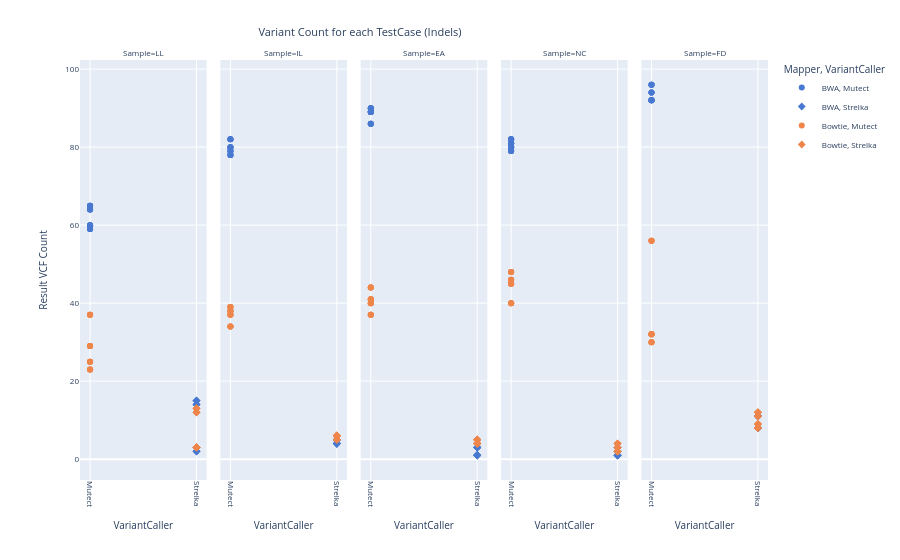

The notebook cell saved with this chart:
### Markdown cell above
### 6- Plotting All Variant Counts based on their 'Mapper, Variant Callers' and 'Centers' (Indels)

### Code cell
# figure’ler için dizin
fig_path = "Önemli Figureler/"
os.makedirs(fig_path, exist_ok=True)

# 1) Stil paleti
palette = sns.color_palette("muted").as_hex()

# 2) Scatter facet plot
fig = px.scatter(
    vcfcomparison_df_full_indels,
    x="VariantCaller",
    y="Result VCF Count",
    color="Mapper",
    symbol="VariantCaller",
    facet_col="Sample",
    hover_data=["Environment", "TestCaseNo"],
    color_discrete_sequence=palette
).update_layout(
    title={
        "y": 0.95,
        "x": 0.4,
        "xanchor": "center",
        "yanchor": "top"
    },
    showlegend=True,
    title_text="Variant Count for each TestCase (Indels)",
    font=dict(size=8)
)

fig.update_traces(marker=dict(size=6))
fig.update_xaxes(tickangle=90)

# 3) Kaydet: hem PNG hem PDF
png_file = os.path.join(fig_path, "variant_count_testcase_indels.png")
pdf_file = os.path.join(fig_path, "variant_count_testcase_indels.pdf")
fig.write_image(png_file, format="png", scale=2)
fig.write_image(pdf_file, format="pdf", scale=2)

print(f"Saved PNG to {png_file}")
print(f"Saved PDF to {pdf_file}")

fig.show()

### Figure 1 — Plotly figure (JSON) as saved in the notebook; plotly's stock layout.template omitted (floating-point values rounded to 4 significant figures)
{"data": [{"customdata": [["Uhem + COSAP", "TestCase 1"], ["Uhem + COSAP", "TestCase 5"], ["Uhem + COSAP", "TestCase 9"], ["Uhem + COSAP", "TestCase 13"], ["Uhem + COSAP", "TestCase 17"], ["Uhem + COSAP", "TestCase 21"], ["Uhem + COSAP", "TestCase 25"], ["Uhem + COSAP", "TestCase 29"], ["Altay + COSAP", "TestCase 33"], ["Altay + COSAP", "TestCase 37"], ["Altay + COSAP", "TestCase 41"], ["Altay + COSAP", "TestCase 45"], ["Altay + COSAP", "TestCase 49"], ["Altay + COSAP", "TestCase 53"], ["Altay + COSAP", "TestCase 57"], ["Altay + COSAP", "TestCase 61"]], "hovertemplate": "Mapper=BWA<br>VariantCaller=%{x}<br>Sample=LL<br>Result VCF Count=%{y}<br>Environment=%{customdata[0]}<br>TestCaseNo=%{customdata[1]}<extra></extra>", "legendgroup": "BWA, Mutect", "marker": {"color": "#4878d0", "size": 6, "symbol": "circle"}, "mode": "markers", "name": "BWA, Mutect", "orientation": "v", "showlegend": true, "type": "scatter", "x": ["Mutect", "Mutect", "Mutect", "Mutect", "Mutect", "Mutect", "Mutect", "Mutect", "Mutect", "Mutect", "Mutect", "Mutect", "Mutect", "Mutect", "Mutect", "Mutect"], "xaxis": "x", "y": [59, 60, 65, 64, 59, 60, 65, 64, 59, 60, 65, 64, 59, 60, 65, 64], "yaxis": "y"}, {"customdata": [["Uhem + COSAP", "TestCase 65"], ["Uhem + COSAP", "TestCase 69"], ["Uhem + COSAP", "TestCase 73"], ["Uhem + COSAP", "TestCase 77"], ["Uhem + COSAP", "TestCase 81"], ["Uhem + COSAP", "TestCase 85"], ["Uhem + COSAP", "TestCase 89"], ["Uhem + COSAP", "TestCase 93"], ["Altay + COSAP", "TestCase 97"], ["Altay + COSAP", "TestCase 101"], ["Altay + COSAP", "TestCase 105"], ["Altay + COSAP", "TestCase 109"], ["Altay + COSAP", "TestCase 113"], ["Altay + COSAP", "TestCase 117"], ["Altay + COSAP", "TestCase 121"], ["Altay + COSAP", "TestCase 125"]], "hovertemplate": "Mapper=BWA<br>VariantCaller=%{x}<br>Sample=IL<br>Result VCF Count=%{y}<br>Environment=%{customdata[0]}<br>TestCaseNo=%{customdata[1]}<extra></extra>", "legendgroup": "BWA, Mutect", "marker": {"color": "#4878d0", "size": 6, "symbol": "circle"}, "mode": "markers", "name": "BWA, Mutect", "orientation": "v", "showlegend": false, "type": "scatter", "x": ["Mutect", "Mutect", "Mutect", "Mutect", "Mutect", "Mutect", "Mutect", "Mutect", "Mutect", "Mutect", "Mutect", "Mutect", "Mutect", "Mutect", "Mutect", "Mutect"], "xaxis": "x2", "y": [82, 78, 80, 79, 82, 78, 80, 79, 82, 78, 80, 79, 82, 78, 80, 79], "yaxis": "y2"}, {"customdata": [["Uhem + COSAP", "TestCase 129"], ["Uhem + COSAP", "TestCase 133"], ["Uhem + COSAP", "TestCase 137"], ["Uhem + COSAP", "TestCase 141"], ["Uhem + COSAP", "TestCase 145"], ["Uhem + COSAP", "TestCase 149"], ["Uhem + COSAP", "TestCase 153"], ["Uhem + COSAP", "TestCase 157"], ["Altay + COSAP", "TestCase 161"], ["Altay + COSAP", "TestCase 165"], ["Altay + COSAP", "TestCase 169"], ["Altay + COSAP", "TestCase 173"], ["Altay + COSAP", "TestCase 177"], ["Altay + COSAP", "TestCase 181"], ["Altay + COSAP", "TestCase 185"], ["Altay + COSAP", "TestCase 189"]], "hovertemplate": "Mapper=BWA<br>VariantCaller=%{x}<br>Sample=EA<br>Result VCF Count=%{y}<br>Environment=%{customdata[0]}<br>TestCaseNo=%{customdata[1]}<extra></extra>", "legendgroup": "BWA, Mutect", "marker": {"color": "#4878d0", "size": 6, "symbol": "circle"}, "mode": "markers", "name": "BWA, Mutect", "orientation": "v", "showlegend": false, "type": "scatter", "x": ["Mutect", "Mutect", "Mutect", "Mutect", "Mutect", "Mutect", "Mutect", "Mutect", "Mutect", "Mutect", "Mutect", "Mutect", "Mutect", "Mutect", "Mutect", "Mutect"], "xaxis": "x3", "y": [89, 86, 89, 90, 89, 86, 89, 90, 89, 86, 89, 90, 89, 86, 89, 90], "yaxis": "y3"}, {"customdata": [["Uhem + COSAP", "TestCase 193"], ["Uhem + COSAP", "TestCase 197"], ["Uhem + COSAP", "TestCase 201"], ["Uhem + COSAP", "TestCase 205"], ["Uhem + COSAP", "TestCase 209"], ["Uhem + COSAP", "TestCase 213"], ["Uhem + COSAP", "TestCase 217"], ["Uhem + COSAP", "TestCase 221"], ["Altay + COSAP", "TestCase 225"], ["Altay + COSAP", "TestCase 229"], ["Altay + COSAP", "TestCase 233"], ["Altay + COSAP", "TestCase 237"], ["Altay + COSAP", "TestCase 241"], ["Altay + COSAP", "TestCase 245"], ["Altay + COSAP", "TestCase 249"], ["Altay + COSAP", "TestCase 253"]], "hovertemplate": "Mapper=BWA<br>VariantCaller=%{x}<br>Sample=NC<br>Result VCF Count=%{y}<br>Environment=%{customdata[0]}<br>TestCaseNo=%{customdata[1]}<extra></extra>", "legendgroup": "BWA, Mutect", "marker": {"color": "#4878d0", "size": 6, "symbol": "circle"}, "mode": "markers", "name": "BWA, Mutect", "orientation": "v", "showlegend": false, "type": "scatter", "x": ["Mutect", "Mutect", "Mutect", "Mutect", "Mutect", "Mutect", "Mutect", "Mutect", "Mutect", "Mutect", "Mutect", "Mutect", "Mutect", "Mutect", "Mutect", "Mutect"], "xaxis": "x4", "y": [81, 82, 79, 80, 81, 82, 79, 80, 81, 82, 79, 80, 81, 82, 79, 80], "yaxis": "y4"}, {"customdata": [["Uhem + COSAP", "TestCase 257"], ["Uhem + COSAP", "TestCase 261"], ["Uhem + COSAP", "TestCase 265"], ["Uhem + COSAP", "TestCase 269"], ["Uhem + COSAP", "TestCase 273"], ["Uhem + COSAP", "TestCase 277"], ["Uhem + COSAP", "TestCase 281"], ["Uhem + COSAP", "TestCase 285"], ["Altay + COSAP", "TestCase 289"], ["Altay + COSAP", "TestCase 293"], ["Altay + COSAP", "TestCase 297"], ["Altay + COSAP", "TestCase 301"], ["Altay + COSAP", "TestCase 305"], ["Altay + COSAP", "TestCase 309"], ["Altay + COSAP", "TestCase 313"], ["Altay + COSAP", "TestCase 317"]], "hovertemplate": "Mapper=BWA<br>VariantCaller=%{x}<br>Sample=FD<br>Result VCF Count=%{y}<br>Environment=%{customdata[0]}<br>TestCaseNo=%{customdata[1]}<extra></extra>", "legendgroup": "BWA, Mutect", "marker": {"color": "#4878d0", "size": 6, "symbol": "circle"}, "mode": "markers", "name": "BWA, Mutect", "orientation": "v", "showlegend": false, "type": "scatter", "x": ["Mutect", "Mutect", "Mutect", "Mutect", "Mutect", "Mutect", "Mutect", "Mutect", "Mutect", "Mutect", "Mutect", "Mutect", "Mutect", "Mutect", "Mutect", "Mutect"], "xaxis": "x5", "y": [94, 92, 96, 92, 94, 92, 96, 92, 94, 92, 96, 92, 94, 92, 96, 92], "yaxis": "y5"}, {"customdata": [["Uhem + COSAP", "TestCase 2"], ["Uhem + COSAP", "TestCase 6"], ["Uhem + COSAP", "TestCase 10"], ["Uhem + COSAP", "TestCase 14"], ["Uhem + COSAP", "TestCase 18"], ["Uhem + COSAP", "TestCase 22"], ["Uhem + COSAP", "TestCase 26"], ["Uhem + COSAP", "TestCase 30"], ["Altay + COSAP", "TestCase 34"], ["Altay + COSAP", "TestCase 38"], ["Altay + COSAP", "TestCase 42"], ["Altay + COSAP", "TestCase 46"], ["Altay + COSAP", "TestCase 50"], ["Altay + COSAP", "TestCase 54"], ["Altay + COSAP", "TestCase 58"], ["Altay + COSAP", "TestCase 62"]], "hovertemplate": "Mapper=BWA<br>VariantCaller=%{x}<br>Sample=LL<br>Result VCF Count=%{y}<br>Environment=%{customdata[0]}<br>TestCaseNo=%{customdata[1]}<extra></extra>", "legendgroup": "BWA, Strelka", "marker": {"color": "#4878d0", "size": 6, "symbol": "diamond"}, "mode": "markers", "name": "BWA, Strelka", "orientation": "v", "showlegend": true, "type": "scatter", "x": ["Strelka", "Strelka", "Strelka", "Strelka", "Strelka", "Strelka", "Strelka", "Strelka", "Strelka", "Strelka", "Strelka", "Strelka", "Strelka", "Strelka", "Strelka", "Strelka"], "xaxis": "x", "y": [15, 14, 3, 2, 15, 14, 3, 2, 15, 14, 3, 2, 15, 14, 3, 2], "yaxis": "y"}, {"customdata": [["Uhem + COSAP", "TestCase 66"], ["Uhem + COSAP", "TestCase 70"], ["Uhem + COSAP", "TestCase 74"], ["Uhem + COSAP", "TestCase 78"], ["Uhem + COSAP", "TestCase 82"], ["Uhem + COSAP", "TestCase 86"], ["Uhem + COSAP", "TestCase 90"], ["Uhem + COSAP", "TestCase 94"], ["Altay + COSAP", "TestCase 98"], ["Altay + COSAP", "TestCase 102"], ["Altay + COSAP", "TestCase 106"], ["Altay + COSAP", "TestCase 110"], ["Altay + COSAP", "TestCase 114"], ["Altay + COSAP", "TestCase 118"], ["Altay + COSAP", "TestCase 122"], ["Altay + COSAP", "TestCase 126"]], "hovertemplate": "Mapper=BWA<br>VariantCaller=%{x}<br>Sample=IL<br>Result VCF Count=%{y}<br>Environment=%{customdata[0]}<br>TestCaseNo=%{customdata[1]}<extra></extra>", "legendgroup": "BWA, Strelka", "marker": {"color": "#4878d0", "size": 6, "symbol": "diamond"}, "mode": "markers", "name": "BWA, Strelka", "orientation": "v", "showlegend": false, "type": "scatter", "x": ["Strelka", "Strelka", "Strelka", "Strelka", "Strelka", "Strelka", "Strelka", "Strelka", "Strelka", "Strelka", "Strelka", "Strelka", "Strelka", "Strelka", "Strelka", "Strelka"], "xaxis": "x2", "y": [5, 5, 4, 4, 5, 5, 4, 4, 5, 5, 4, 4, 5, 5, 4, 4], "yaxis": "y2"}, {"customdata": [["Uhem + COSAP", "TestCase 130"], ["Uhem + COSAP", "TestCase 134"], ["Uhem + COSAP", "TestCase 138"], ["Uhem + COSAP", "TestCase 142"], ["Uhem + COSAP", "TestCase 146"], ["Uhem + COSAP", "TestCase 150"], ["Uhem + COSAP", "TestCase 154"], ["Uhem + COSAP", "TestCase 158"], ["Altay + COSAP", "TestCase 162"], ["Altay + COSAP", "TestCase 166"], ["Altay + COSAP", "TestCase 170"], ["Altay + COSAP", "TestCase 174"], ["Altay + COSAP", "TestCase 178"], ["Altay + COSAP", "TestCase 182"], ["Altay + COSAP", "TestCase 186"], ["Altay + COSAP", "TestCase 190"]], "hovertemplate": "Mapper=BWA<br>VariantCaller=%{x}<br>Sample=EA<br>Result VCF Count=%{y}<br>Environment=%{customdata[0]}<br>TestCaseNo=%{customdata[1]}<extra></extra>", "legendgroup": "BWA, Strelka", "marker": {"color": "#4878d0", "size": 6, "symbol": "diamond"}, "mode": "markers", "name": "BWA, Strelka", "orientation": "v", "showlegend": false, "type": "scatter", "x": ["Strelka", "Strelka", "Strelka", "Strelka", "Strelka", "Strelka", "Strelka", "Strelka", "Strelka", "Strelka", "Strelka", "Strelka", "Strelka", "Strelka", "Strelka", "Strelka"], "xaxis": "x3", "y": [3, 3, 1, 1, 3, 3, 1, 1, 3, 3, 1, 1, 3, 3, 1, 1], "yaxis": "y3"}, {"customdata": [["Uhem + COSAP", "TestCase 194"], ["Uhem + COSAP", "TestCase 198"], ["Uhem + COSAP", "TestCase 202"], ["Uhem + COSAP", "TestCase 206"], ["Uhem + COSAP", "TestCase 210"], ["Uhem + COSAP", "TestCase 214"], ["Uhem + COSAP", "TestCase 218"], ["Uhem + COSAP", "TestCase 222"], ["Altay + COSAP", "TestCase 226"], ["Altay + COSAP", "TestCase 230"], ["Altay + COSAP", "TestCase 234"], ["Altay + COSAP", "TestCase 238"], ["Altay + COSAP", "TestCase 242"], ["Altay + COSAP", "TestCase 246"], ["Altay + COSAP", "TestCase 250"], ["Altay + COSAP", "TestCase 254"]], "hovertemplate": "Mapper=BWA<br>VariantCaller=%{x}<br>Sample=NC<br>Result VCF Count=%{y}<br>Environment=%{customdata[0]}<br>TestCaseNo=%{customdata[1]}<extra></extra>", "legendgroup": "BWA, Strelka", "marker": {"color": "#4878d0", "size": 6, "symbol": "diamond"}, "mode": "markers", "name": "BWA, Strelka", "orientation": "v", "showlegend": false, "type": "scatter", "x": ["Strelka", "Strelka", "Strelka", "Strelka", "Strelka", "Strelka", "Strelka", "Strelka", "Strelka", "Strelka", "Strelka", "Strelka", "Strelka", "Strelka", "Strelka", "Strelka"], "xaxis": "x4", "y": [3, 2, 1, 1, 3, 2, 1, 1, 3, 2, 1, 1, 3, 2, 1, 1], "yaxis": "y4"}, {"customdata": [["Uhem + COSAP", "TestCase 258"], ["Uhem + COSAP", "TestCase 262"], ["Uhem + COSAP", "TestCase 266"], ["Uhem + COSAP", "TestCase 270"], ["Uhem + COSAP", "TestCase 274"], ["Uhem + COSAP", "TestCase 278"], ["Uhem + COSAP", "TestCase 282"], ["Uhem + COSAP", "TestCase 286"], ["Altay + COSAP", "TestCase 290"], ["Altay + COSAP", "TestCase 294"], ["Altay + COSAP", "TestCase 298"], ["Altay + COSAP", "TestCase 302"], ["Altay + COSAP", "TestCase 306"], ["Altay + COSAP", "TestCase 310"], ["Altay + COSAP", "TestCase 314"], ["Altay + COSAP", "TestCase 318"]], "hovertemplate": "Mapper=BWA<br>VariantCaller=%{x}<br>Sample=FD<br>Result VCF Count=%{y}<br>Environment=%{customdata[0]}<br>TestCaseNo=%{customdata[1]}<extra></extra>", "legendgroup": "BWA, Strelka", "marker": {"color": "#4878d0", "size": 6, "symbol": "diamond"}, "mode": "markers", "name": "BWA, Strelka", "orientation": "v", "showlegend": false, "type": "scatter", "x": ["Strelka", "Strelka", "Strelka", "Strelka", "Strelka", "Strelka", "Strelka", "Strelka", "Strelka", "Strelka", "Strelka", "Strelka", "Strelka", "Strelka", "Strelka", "Strelka"], "xaxis": "x5", "y": [11, 11, 8, 8, 11, 11, 8, 8, 11, 11, 8, 8, 11, 11, 8, 8], "yaxis": "y5"}, {"customdata": [["Uhem + COSAP", "TestCase 3"], ["Uhem + COSAP", "TestCase 7"], ["Uhem + COSAP", "TestCase 11"], ["Uhem + COSAP", "TestCase 15"], ["Uhem + COSAP", "TestCase 19"], ["Uhem + COSAP", "TestCase 23"], ["Uhem + COSAP", "TestCase 27"], ["Uhem + COSAP", "TestCase 31"], ["Altay + COSAP", "TestCase 35"], ["Altay + COSAP", "TestCase 39"], ["Altay + COSAP", "TestCase 43"], ["Altay + COSAP", "TestCase 47"], ["Altay + COSAP", "TestCase 51"], ["Altay + COSAP", "TestCase 55"], ["Altay + COSAP", "TestCase 59"], ["Altay + COSAP", "TestCase 63"]], "hovertemplate": "Mapper=Bowtie<br>VariantCaller=%{x}<br>Sample=LL<br>Result VCF Count=%{y}<br>Environment=%{customdata[0]}<br>TestCaseNo=%{customdata[1]}<extra></extra>", "legendgroup": "Bowtie, Mutect", "marker": {"color": "#ee854a", "size": 6, "symbol": "circle"}, "mode": "markers", "name": "Bowtie, Mutect", "orientation": "v", "showlegend": true, "type": "scatter", "x": ["Mutect", "Mutect", "Mutect", "Mutect", "Mutect", "Mutect", "Mutect", "Mutect", "Mutect", "Mutect", "Mutect", "Mutect", "Mutect", "Mutect", "Mutect", "Mutect"], "xaxis": "x", "y": [25, 23, 29, 37, 25, 23, 29, 37, 25, 23, 29, 37, 25, 23, 29, 37], "yaxis": "y"}, {"customdata": [["Uhem + COSAP", "TestCase 67"], ["Uhem + COSAP", "TestCase 71"], ["Uhem + COSAP", "TestCase 75"], ["Uhem + COSAP", "TestCase 79"], ["Uhem + COSAP", "TestCase 83"], ["Uhem + COSAP", "TestCase 87"], ["Uhem + COSAP", "TestCase 91"], ["Uhem + COSAP", "TestCase 95"], ["Altay + COSAP", "TestCase 99"], ["Altay + COSAP", "TestCase 103"], ["Altay + COSAP", "TestCase 107"], ["Altay + COSAP", "TestCase 111"], ["Altay + COSAP", "TestCase 115"], ["Altay + COSAP", "TestCase 119"], ["Altay + COSAP", "TestCase 123"], ["Altay + COSAP", "TestCase 127"]], "hovertemplate": "Mapper=Bowtie<br>VariantCaller=%{x}<br>Sample=IL<br>Result VCF Count=%{y}<br>Environment=%{customdata[0]}<br>TestCaseNo=%{customdata[1]}<extra></extra>", "legendgroup": "Bowtie, Mutect", "marker": {"color": "#ee854a", "size": 6, "symbol": "circle"}, "mode": "markers", "name": "Bowtie, Mutect", "orientation": "v", "showlegend": false, "type": "scatter", "x": ["Mutect", "Mutect", "Mutect", "Mutect", "Mutect", "Mutect", "Mutect", "Mutect", "Mutect", "Mutect", "Mutect", "Mutect", "Mutect", "Mutect", "Mutect", "Mutect"], "xaxis": "x2", "y": [39, 38, 37, 34, 39, 38, 37, 34, 39, 38, 37, 34, 39, 38, 37, 34], "yaxis": "y2"}, {"customdata": [["Uhem + COSAP", "TestCase 131"], ["Uhem + COSAP", "TestCase 135"], ["Uhem + COSAP", "TestCase 139"], ["Uhem + COSAP", "TestCase 143"], ["Uhem + COSAP", "TestCase 147"], ["Uhem + COSAP", "TestCase 151"], ["Uhem + COSAP", "TestCase 155"], ["Uhem + COSAP", "TestCase 159"], ["Altay + COSAP", "TestCase 163"], ["Altay + COSAP", "TestCase 167"], ["Altay + COSAP", "TestCase 171"], ["Altay + COSAP", "TestCase 175"], ["Altay + COSAP", "TestCase 179"], ["Altay + COSAP", "TestCase 183"], ["Altay + COSAP", "TestCase 187"], ["Altay + COSAP", "TestCase 191"]], "hovertemplate": "Mapper=Bowtie<br>VariantCaller=%{x}<br>Sample=EA<br>Result VCF Count=%{y}<br>Environment=%{customdata[0]}<br>TestCaseNo=%{customdata[1]}<extra></extra>", "legendgroup": "Bowtie, Mutect", "marker": {"color": "#ee854a", "size": 6, "symbol": "circle"}, "mode": "markers", "name": "Bowtie, Mutect", "orientation": "v", "showlegend": false, "type": "scatter", "x": ["Mutect", "Mutect", "Mutect", "Mutect", "Mutect", "Mutect", "Mutect", "Mutect", "Mutect", "Mutect", "Mutect", "Mutect", "Mutect", "Mutect", "Mutect", "Mutect"], "xaxis": "x3", "y": [41, 40, 37, 44, 41, 40, 37, 44, 41, 40, 37, 44, 41, 40, 37, 44], "yaxis": "y3"}, {"customdata": [["Uhem + COSAP", "TestCase 195"], ["Uhem + COSAP", "TestCase 199"], ["Uhem + COSAP", "TestCase 203"], ["Uhem + COSAP", "TestCase 207"], ["Uhem + COSAP", "TestCase 211"], ["Uhem + COSAP", "TestCase 215"], ["Uhem + COSAP", "TestCase 219"], ["Uhem + COSAP", "TestCase 223"], ["Altay + COSAP", "TestCase 227"], ["Altay + COSAP", "TestCase 231"], ["Altay + COSAP", "TestCase 235"], ["Altay + COSAP", "TestCase 239"], ["Altay + COSAP", "TestCase 243"], ["Altay + COSAP", "TestCase 247"], ["Altay + COSAP", "TestCase 251"], ["Altay + COSAP", "TestCase 255"]], "hovertemplate": "Mapper=Bowtie<br>VariantCaller=%{x}<br>Sample=NC<br>Result VCF Count=%{y}<br>Environment=%{customdata[0]}<br>TestCaseNo=%{customdata[1]}<extra></extra>", "legendgroup": "Bowtie, Mutect", "marker": {"color": "#ee854a", "size": 6, "symbol": "circle"}, "mode": "markers", "name": "Bowtie, Mutect", "orientation": "v", "showlegend": false, "type": "scatter", "x": ["Mutect", "Mutect", "Mutect", "Mutect", "Mutect", "Mutect", "Mutect", "Mutect", "Mutect", "Mutect", "Mutect", "Mutect", "Mutect", "Mutect", "Mutect", "Mutect"], "xaxis": "x4", "y": [45, 46, 40, 48, 45, 46, 40, 48, 45, 46, 40, 48, 45, 46, 40, 48], "yaxis": "y4"}, {"customdata": [["Uhem + COSAP", "TestCase 259"], ["Uhem + COSAP", "TestCase 263"], ["Uhem + COSAP", "TestCase 267"], ["Uhem + COSAP", "TestCase 271"], ["Uhem + COSAP", "TestCase 275"], ["Uhem + COSAP", "TestCase 279"], ["Uhem + COSAP", "TestCase 283"], ["Uhem + COSAP", "TestCase 287"], ["Altay + COSAP", "TestCase 291"], ["Altay + COSAP", "TestCase 295"], ["Altay + COSAP", "TestCase 299"], ["Altay + COSAP", "TestCase 303"], ["Altay + COSAP", "TestCase 307"], ["Altay + COSAP", "TestCase 311"], ["Altay + COSAP", "TestCase 315"], ["Altay + COSAP", "TestCase 319"]], "hovertemplate": "Mapper=Bowtie<br>VariantCaller=%{x}<br>Sample=FD<br>Result VCF Count=%{y}<br>Environment=%{customdata[0]}<br>TestCaseNo=%{customdata[1]}<extra></extra>", "legendgroup": "Bowtie, Mutect", "marker": {"color": "#ee854a", "size": 6, "symbol": "circle"}, "mode": "markers", "name": "Bowtie, Mutect", "orientation": "v", "showlegend": false, "type": "scatter", "x": ["Mutect", "Mutect", "Mutect", "Mutect", "Mutect", "Mutect", "Mutect", "Mutect", "Mutect", "Mutect", "Mutect", "Mutect", "Mutect", "Mutect", "Mutect", "Mutect"], "xaxis": "x5", "y": [32, 32, 30, 56, 32, 32, 30, 56, 32, 32, 30, 56, 32, 32, 30, 56], "yaxis": "y5"}, {"customdata": [["Uhem + COSAP", "TestCase 4"], ["Uhem + COSAP", "TestCase 8"], ["Uhem + COSAP", "TestCase 12"], ["Uhem + COSAP", "TestCase 16"], ["Uhem + COSAP", "TestCase 20"], ["Uhem + COSAP", "TestCase 24"], ["Uhem + COSAP", "TestCase 28"], ["Uhem + COSAP", "TestCase 32"], ["Altay + COSAP", "TestCase 36"], ["Altay + COSAP", "TestCase 40"], ["Altay + COSAP", "TestCase 44"], ["Altay + COSAP", "TestCase 48"], ["Altay + COSAP", "TestCase 52"], ["Altay + COSAP", "TestCase 56"], ["Altay + COSAP", "TestCase 60"], ["Altay + COSAP", "TestCase 64"]], "hovertemplate": "Mapper=Bowtie<br>VariantCaller=%{x}<br>Sample=LL<br>Result VCF Count=%{y}<br>Environment=%{customdata[0]}<br>TestCaseNo=%{customdata[1]}<extra></extra>", "legendgroup": "Bowtie, Strelka", "marker": {"color": "#ee854a", "size": 6, "symbol": "diamond"}, "mode": "markers", "name": "Bowtie, Strelka", "orientation": "v", "showlegend": true, "type": "scatter", "x": ["Strelka", "Strelka", "Strelka", "Strelka", "Strelka", "Strelka", "Strelka", "Strelka", "Strelka", "Strelka", "Strelka", "Strelka", "Strelka", "Strelka", "Strelka", "Strelka"], "xaxis": "x", "y": [13, 12, 3, 3, 13, 12, 3, 3, 13, 12, 3, 3, 13, 12, 3, 3], "yaxis": "y"}, {"customdata": [["Uhem + COSAP", "TestCase 68"], ["Uhem + COSAP", "TestCase 72"], ["Uhem + COSAP", "TestCase 76"], ["Uhem + COSAP", "TestCase 80"], ["Uhem + COSAP", "TestCase 84"], ["Uhem + COSAP", "TestCase 88"], ["Uhem + COSAP", "TestCase 92"], ["Uhem + COSAP", "TestCase 96"], ["Altay + COSAP", "TestCase 100"], ["Altay + COSAP", "TestCase 104"], ["Altay + COSAP", "TestCase 108"], ["Altay + COSAP", "TestCase 112"], ["Altay + COSAP", "TestCase 116"], ["Altay + COSAP", "TestCase 120"], ["Altay + COSAP", "TestCase 124"], ["Altay + COSAP", "TestCase 128"]], "hovertemplate": "Mapper=Bowtie<br>VariantCaller=%{x}<br>Sample=IL<br>Result VCF Count=%{y}<br>Environment=%{customdata[0]}<br>TestCaseNo=%{customdata[1]}<extra></extra>", "legendgroup": "Bowtie, Strelka", "marker": {"color": "#ee854a", "size": 6, "symbol": "diamond"}, "mode": "markers", "name": "Bowtie, Strelka", "orientation": "v", "showlegend": false, "type": "scatter", "x": ["Strelka", "Strelka", "Strelka", "Strelka", "Strelka", "Strelka", "Strelka", "Strelka", "Strelka", "Strelka", "Strelka", "Strelka", "Strelka", "Strelka", "Strelka", "Strelka"], "xaxis": "x2", "y": [6, 6, 5, 6, 6, 6, 5, 6, 6, 6, 5, 6, 6, 6, 5, 6], "yaxis": "y2"}, {"customdata": [["Uhem + COSAP", "TestCase 132"], ["Uhem + COSAP", "TestCase 136"], ["Uhem + COSAP", "TestCase 140"], ["Uhem + COSAP", "TestCase 144"], ["Uhem + COSAP", "TestCase 148"], ["Uhem + COSAP", "TestCase 152"], ["Uhem + COSAP", "TestCase 156"], ["Uhem + COSAP", "TestCase 160"], ["Altay + COSAP", "TestCase 164"], ["Altay + COSAP", "TestCase 168"], ["Altay + COSAP", "TestCase 172"], ["Altay + COSAP", "TestCase 176"], ["Altay + COSAP", "TestCase 180"], ["Altay + COSAP", "TestCase 184"], ["Altay + COSAP", "TestCase 188"], ["Altay + COSAP", "TestCase 192"]], "hovertemplate": "Mapper=Bowtie<br>VariantCaller=%{x}<br>Sample=EA<br>Result VCF Count=%{y}<br>Environment=%{customdata[0]}<br>TestCaseNo=%{customdata[1]}<extra></extra>", "legendgroup": "Bowtie, Strelka", "marker": {"color": "#ee854a", "size": 6, "symbol": "diamond"}, "mode": "markers", "name": "Bowtie, Strelka", "orientation": "v", "showlegend": false, "type": "scatter", "x": ["Strelka", "Strelka", "Strelka", "Strelka", "Strelka", "Strelka", "Strelka", "Strelka", "Strelka", "Strelka", "Strelka", "Strelka", "Strelka", "Strelka", "Strelka", "Strelka"], "xaxis": "x3", "y": [5, 5, 4, 4, 5, 5, 4, 4, 5, 5, 4, 4, 5, 5, 4, 4], "yaxis": "y3"}, {"customdata": [["Uhem + COSAP", "TestCase 196"], ["Uhem + COSAP", "TestCase 200"], ["Uhem + COSAP", "TestCase 204"], ["Uhem + COSAP", "TestCase 208"], ["Uhem + COSAP", "TestCase 212"], ["Uhem + COSAP", "TestCase 216"], ["Uhem + COSAP", "TestCase 220"], ["Uhem + COSAP", "TestCase 224"], ["Altay + COSAP", "TestCase 228"], ["Altay + COSAP", "TestCase 232"], ["Altay + COSAP", "TestCase 236"], ["Altay + COSAP", "TestCase 240"], ["Altay + COSAP", "TestCase 244"], ["Altay + COSAP", "TestCase 248"], ["Altay + COSAP", "TestCase 252"], ["Altay + COSAP", "TestCase 256"]], "hovertemplate": "Mapper=Bowtie<br>VariantCaller=%{x}<br>Sample=NC<br>Result VCF Count=%{y}<br>Environment=%{customdata[0]}<br>TestCaseNo=%{customdata[1]}<extra></extra>", "legendgroup": "Bowtie, Strelka", "marker": {"color": "#ee854a", "size": 6, "symbol": "diamond"}, "mode": "markers", "name": "Bowtie, Strelka", "orientation": "v", "showlegend": false, "type": "scatter", "x": ["Strelka", "Strelka", "Strelka", "Strelka", "Strelka", "Strelka", "Strelka", "Strelka", "Strelka", "Strelka", "Strelka", "Strelka", "Strelka", "Strelka", "Strelka", "Strelka"], "xaxis": "x4", "y": [4, 3, 2, 2, 4, 3, 2, 2, 4, 3, 2, 2, 4, 3, 2, 2], "yaxis": "y4"}, {"customdata": [["Uhem + COSAP", "TestCase 260"], ["Uhem + COSAP", "TestCase 264"], ["Uhem + COSAP", "TestCase 268"], ["Uhem + COSAP", "TestCase 272"], ["Uhem + COSAP", "TestCase 276"], ["Uhem + COSAP", "TestCase 280"], ["Uhem + COSAP", "TestCase 284"], ["Uhem + COSAP", "TestCase 288"], ["Altay + COSAP", "TestCase 292"], ["Altay + COSAP", "TestCase 296"], ["Altay + COSAP", "TestCase 300"], ["Altay + COSAP", "TestCase 304"], ["Altay + COSAP", "TestCase 308"], ["Altay + COSAP", "TestCase 312"], ["Altay + COSAP", "TestCase 316"], ["Altay + COSAP", "TestCase 320"]], "hovertemplate": "Mapper=Bowtie<br>VariantCaller=%{x}<br>Sample=FD<br>Result VCF Count=%{y}<br>Environment=%{customdata[0]}<br>TestCaseNo=%{customdata[1]}<extra></extra>", "legendgroup": "Bowtie, Strelka", "marker": {"color": "#ee854a", "size": 6, "symbol": "diamond"}, "mode": "markers", "name": "Bowtie, Strelka", "orientation": "v", "showlegend": false, "type": "scatter", "x": ["Strelka", "Strelka", "Strelka", "Strelka", "Strelka", "Strelka", "Strelka", "Strelka", "Strelka", "Strelka", "Strelka", "Strelka", "Strelka", "Strelka", "Strelka", "Strelka"], "xaxis": "x5", "y": [12, 11, 8, 9, 12, 11, 8, 9, 12, 11, 8, 9, 12, 11, 8, 9], "yaxis": "y5"}], "layout": {"annotations": [{"font": {}, "showarrow": false, "text": "Sample=LL", "x": 0.092, "xanchor": "center", "xref": "paper", "y": 1, "yanchor": "bottom", "yref": "paper"}, {"font": {}, "showarrow": false, "text": "Sample=IL", "x": 0.296, "xanchor": "center", "xref": "paper", "y": 1, "yanchor": "bottom", "yref": "paper"}, {"font": {}, "showarrow": false, "text": "Sample=EA", "x": 0.5, "xanchor": "center", "xref": "paper", "y": 1, "yanchor": "bottom", "yref": "paper"}, {"font": {}, "showarrow": false, "text": "Sample=NC", "x": 0.704, "xanchor": "center", "xref": "paper", "y": 1, "yanchor": "bottom", "yref": "paper"}, {"font": {}, "showarrow": false, "text": "Sample=FD", "x": 0.908, "xanchor": "center", "xref": "paper", "y": 1, "yanchor": "bottom", "yref": "paper"}], "font": {"size": 8}, "legend": {"title": {"text": "Mapper, VariantCaller"}, "tracegroupgap": 0}, "margin": {"t": 60}, "showlegend": true, "title": {"text": "Variant Count for each TestCase (Indels)", "x": 0.4, "xanchor": "center", "y": 0.95, "yanchor": "top"}, "xaxis": {"anchor": "y", "categoryarray": ["Mutect", "Strelka"], "categoryorder": "array", "domain": [0, 0.184], "tickangle": 90, "title": {"text": "VariantCaller"}}, "xaxis2": {"anchor": "y2", "categoryarray": ["Mutect", "Strelka"], "categoryorder": "array", "domain": [0.204, 0.388], "matches": "x", "tickangle": 90, "title": {"text": "VariantCaller"}}, "xaxis3": {"anchor": "y3", "categoryarray": ["Mutect", "Strelka"], "categoryorder": "array", "domain": [0.408, 0.592], "matches": "x", "tickangle": 90, "title": {"text": "VariantCaller"}}, "xaxis4": {"anchor": "y4", "categoryarray": ["Mutect", "Strelka"], "categoryorder": "array", "domain": [0.612, 0.796], "matches": "x", "tickangle": 90, "title": {"text": "VariantCaller"}}, "xaxis5": {"anchor": "y5", "categoryarray": ["Mutect", "Strelka"], "categoryorder": "array", "domain": [0.816, 1], "matches": "x", "tickangle": 90, "title": {"text": "VariantCaller"}}, "yaxis": {"anchor": "x", "domain": [0, 1], "title": {"text": "Result VCF Count"}}, "yaxis2": {"anchor": "x2", "domain": [0, 1], "matches": "y", "showticklabels": false}, "yaxis3": {"anchor": "x3", "domain": [0, 1], "matches": "y", "showticklabels": false}, "yaxis4": {"anchor": "x4", "domain": [0, 1], "matches": "y", "showticklabels": false}, "yaxis5": {"anchor": "x5", "domain": [0, 1], "matches": "y", "showticklabels": false}}}
